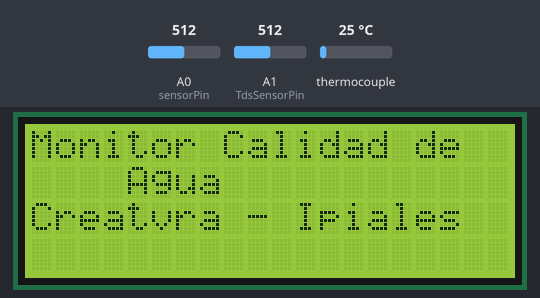
Recording of a sketch running on a simulated Arduino Uno, built with avr-gcc and run on an emulated ATmega328P. On the bench: 20×4 character LCD. Inputs (shaded band) come from the test bench; at power-on: A0 (sensorPin) = 512, A1 (TdsSensorPin) = 512, thermocouple 25 °C. What the sketch prints to the serial monitor is not drawn.

Above: at 0.2 s.
At 7.3 s:
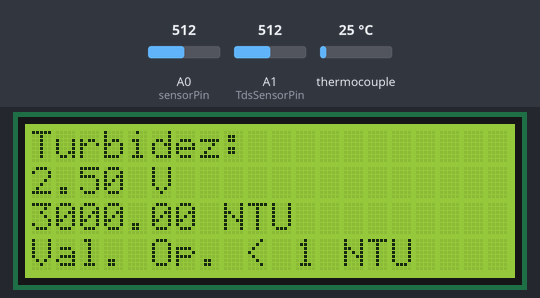
At 17.4 s:
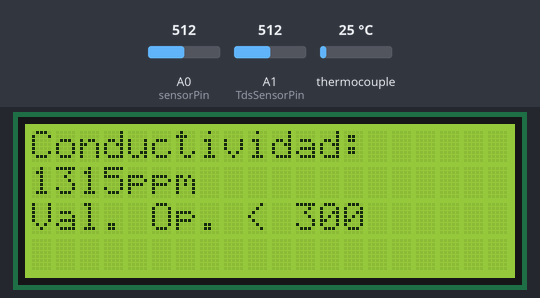
At 27.4 s:
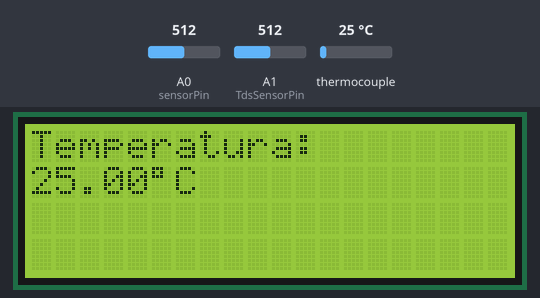

Measured:
- by itself, everything shown: repeats every 30.2 s, in 3 steps
- what the display in image 1 shows lasts 10.0 s, from 7.3 s to 17.3 s
- what the display in image 3 shows lasts 10.2 s, from 27.3 s to 37.5 s

The sketch:

TDS_with_Turbidity_with_Thermo1.ino
```cpp
/////////////////////////////////////////////////////////////////////////////////////////////////////////////////////////////////////////////////////
/////////////////////////////////////////////////////////////////////////////////////////////////////////////////////////////////////////////////////
//// Código para un monitor de calidad del agua para evaluar el funcionamiento de un purificador que consiste en                       //////////////
//// un filtro casero (compuesto por grava, arena fina, algodón y carbón activado) e irradiación de luz ultravioleta.                  //////////////
//// El monitor tiene un sensor de turbidez, uno de conductividad - TDS, y uno de temperatura. Tiene también un LCD que indica         //////////////
//// la medida y el valor óptimo. Además, consta de un conjunto de leds que indican que se está tomando cada variable en el ciclo      //////////////
//// acompañado de un led rojo que indica si el valor es peligroso para el consumo humano. Se tiene un led amarillo para la turbidez,  //////////////
//// un led azul para la conductividad, y un led verde para la temperatura.                                                            //////////////
//// Elaborado por Christian David para Creatvra en el marco del proyecto .                                                            //////////////
/////////////////////////////////////////////////////////////////////////////////////////////////////////////////////////////////////////////////////
/////////////////////////////////////////////////////////////////////////////////////////////////////////////////////////////////////////////////////

//dar permisos desde Linux sudo chmod a+rw /dev/ttyACM0

////////////////////////////////////////////////////////////////////////////////////////////////////////////////////////////
////////////////////////////////////////////////////////////////////////////////////////////////////////////////////////////
//// Librerías
////////////////////////////////////////////////////////////////////////////////////////////////////////////////////////////
////////////////////////////////////////////////////////////////////////////////////////////////////////////////////////////

///////////////////////////////////////////////////////////////////////
////////////////// Librerías para el TDS //////////////////////////////
///////////////////////////////////////////////////////////////////////
#include <EEPROM.h>
#include "GravityTDS.h"

/////////////////////////////////////////////////////////////////////////////////////
////////////////// Librerías para el de turbidez y LCD //////////////////////////////
/////////////////////////////////////////////////////////////////////////////////////

#include <Wire.h>
#include <LiquidCrystal_I2C.h>    //https://github.com/fdebrabander/Arduino-LiquidCrystal-I2C-library
LiquidCrystal_I2C lcd(0x27, 20, 4);

///////////////////////////////////////////////////////////////////////
////////////////// Librerías para el MAX6675 //////////////////////////////
///////////////////////////////////////////////////////////////////////

#include "max6675.h"

///////////////////////////////////////////////////////////////////////////////////

/////////////////////////////////////////////////////////////////////////
////////////////// Constantes para el TDS ///////////////////////////////
/////////////////////////////////////////////////////////////////////////
#define TdsSensorPin A1
GravityTDS gravityTds;
int led_azul = 4;
int led_rojo_tds = 5;

float temperature = 25,tdsValue = 0;

/////////////////////////////////////////////////////////////////////////////////
////////////////// Constantes para el de turbidez ///////////////////////////////
/////////////////////////////////////////////////////////////////////////////////

int sensorPin = A0;
float volt;
float ntu;
int led_amarillo = 2;
int led_rojo_tur = 3;


/////////////////////////////////////////////////////////////////////////////////
////////////////// Constantes para la termocupla ///////////////////////////////
/////////////////////////////////////////////////////////////////////////////////

int ktcSO = 8;
int ktcCS = 9;
int ktcCLK = 10;
int led_verde = 6;

MAX6675 ktc(ktcCLK, ktcCS, ktcSO);
/////////////////////////////////////////////////////////////////////////////////

void setup()
{
    Serial.begin(115200);
    /////////////////////////////////////////////////////////////////////////
    ////////////////// Setup para el TDS ////////////////////////////////////
    /////////////////////////////////////////////////////////////////////////
    gravityTds.setPin(TdsSensorPin);
    gravityTds.setAref(5.0);  //reference voltage on ADC, default 5.0V on Arduino UNO
    gravityTds.setAdcRange(1024);  //1024 for 10bit ADC;4096 for 12bit ADC
    gravityTds.begin();  //initialization


    ///////////////////////////////////////////////////////////////////////////////////////
    ////////////////// Setup para el de turbidez y LCD ////////////////////////////////////
    ///////////////////////////////////////////////////////////////////////////////////////
    lcd.init();
    lcd.backlight();
    lcd.setCursor(0,0);
    lcd.print("Monitor Calidad de");
    lcd.setCursor(4,1);
    lcd.print("Agua");
    lcd.setCursor(0,2);
    lcd.print("Creatvra - Ipiales");
    delay(7000);


}

void loop()
{
    ///////////////////////////////////////////////////////////////////////////////////////
    ////////////////// Loop para el de turbidez y LCD ////////////////////////////////////
    ///////////////////////////////////////////////////////////////////////////////////////
    volt = 0;
    for(int i=0; i<800; i++)
    {
        volt += ((float)analogRead(sensorPin)/1023)*5;
    }
    volt = volt/800;
    volt = round_to_dp(volt,2);
    if(volt < 2.5){
      ntu = 3000;
    }else{
      ntu = -(1120.4*volt*volt)+(5742.3*volt)-4353.9; //Fórmula que da el fabricante para establecer la relación entre voltaje y turbidez.
    }
    lcd.clear();
    lcd.setCursor(0,0);
    lcd.print("Turbidez:");
    lcd.setCursor(0,1);
    lcd.print(volt);
    lcd.print(" V");

    lcd.setCursor(0,2);
    lcd.print(ntu);
    lcd.print(" NTU");

    lcd.setCursor(0,3);
    lcd.print("Val. Op. < 1 NTU");

    digitalWrite(led_amarillo, HIGH);
    digitalWrite(led_rojo_tur, LOW);

    digitalWrite(led_azul, LOW);
    digitalWrite(led_rojo_tds, LOW);

    digitalWrite(led_verde, LOW);

    if(ntu > 1) //Condición para encender el led rojo que indica que se ha superado el valor óptimo para el consumo.
       {
        digitalWrite(led_amarillo, HIGH);
        digitalWrite(led_rojo_tur, HIGH);

        digitalWrite(led_azul, LOW);
        digitalWrite(led_rojo_tds, LOW);

        digitalWrite(led_verde, LOW);
       }
    delay(10000);

    ///////////////////////////////////////////////////////////////////////////////////////
    ////////////////// Loop para el TDS ////////////////////////////////////
    ///////////////////////////////////////////////////////////////////////////////////////

    //temperature = readTemperature();  //add your temperature sensor and read it
    gravityTds.setTemperature(temperature);  // set the temperature and execute temperature compensation
    gravityTds.update();  //sample and calculate
    tdsValue = gravityTds.getTdsValue();  // then get the value
    Serial.print(tdsValue,0);
    Serial.println("ppm");
    lcd.clear();
    lcd.setCursor(0,0);
    lcd.print("Conductividad:");
    lcd.setCursor(0,1);
    lcd.print(tdsValue,0);
    lcd.print("ppm");

    lcd.setCursor(0,2);
    lcd.print("Val. Op. < 300");

    digitalWrite(led_amarillo, LOW);
    digitalWrite(led_rojo_tur, LOW);

    digitalWrite(led_azul, HIGH);
    digitalWrite(led_rojo_tds, LOW);

    digitalWrite(led_verde, LOW);

    if(tdsValue > 300) //Condición para encender el led rojo que indica que se ha superado el valor óptimo para el consumo.
       {
        digitalWrite(led_amarillo, LOW);
        digitalWrite(led_rojo_tur, LOW);

        digitalWrite(led_azul, HIGH);
        digitalWrite(led_rojo_tds, HIGH);

        digitalWrite(led_verde, LOW);
       }
    delay(10000);

    /////////////////////////////////////////////////////////////////////////////////
    ////////////////// Loop para la termocupla ///////////////////////////////
    /////////////////////////////////////////////////////////////////////////////////

    // LEER EL TERMOPAR Y ALMACENAR EL VALOR EN UNA VARIABLE
    double t = ktc.readCelsius();
    // IMPRIMIR LA TEMPERATURA EN LA TERMINAL SERIAL
    Serial.print("C = ");
    Serial.println(t);

    lcd.clear();
    lcd.setCursor(0,0);
    lcd.print("Temperatura:");
    lcd.setCursor(0,1);
    lcd.print(t);
    lcd.print((char)223);lcd.print("C");

    digitalWrite(led_amarillo, LOW);
    digitalWrite(led_rojo_tur, LOW);

    digitalWrite(led_azul, LOW);
    digitalWrite(led_rojo_tds, LOW);

    digitalWrite(led_verde, HIGH);
    delay(10000);
}

float round_to_dp( float in_value, int decimal_place )
{
  float multiplier = powf( 10.0f, decimal_place );
  in_value = roundf( in_value * multiplier ) / multiplier;
  return in_value;
}
```
